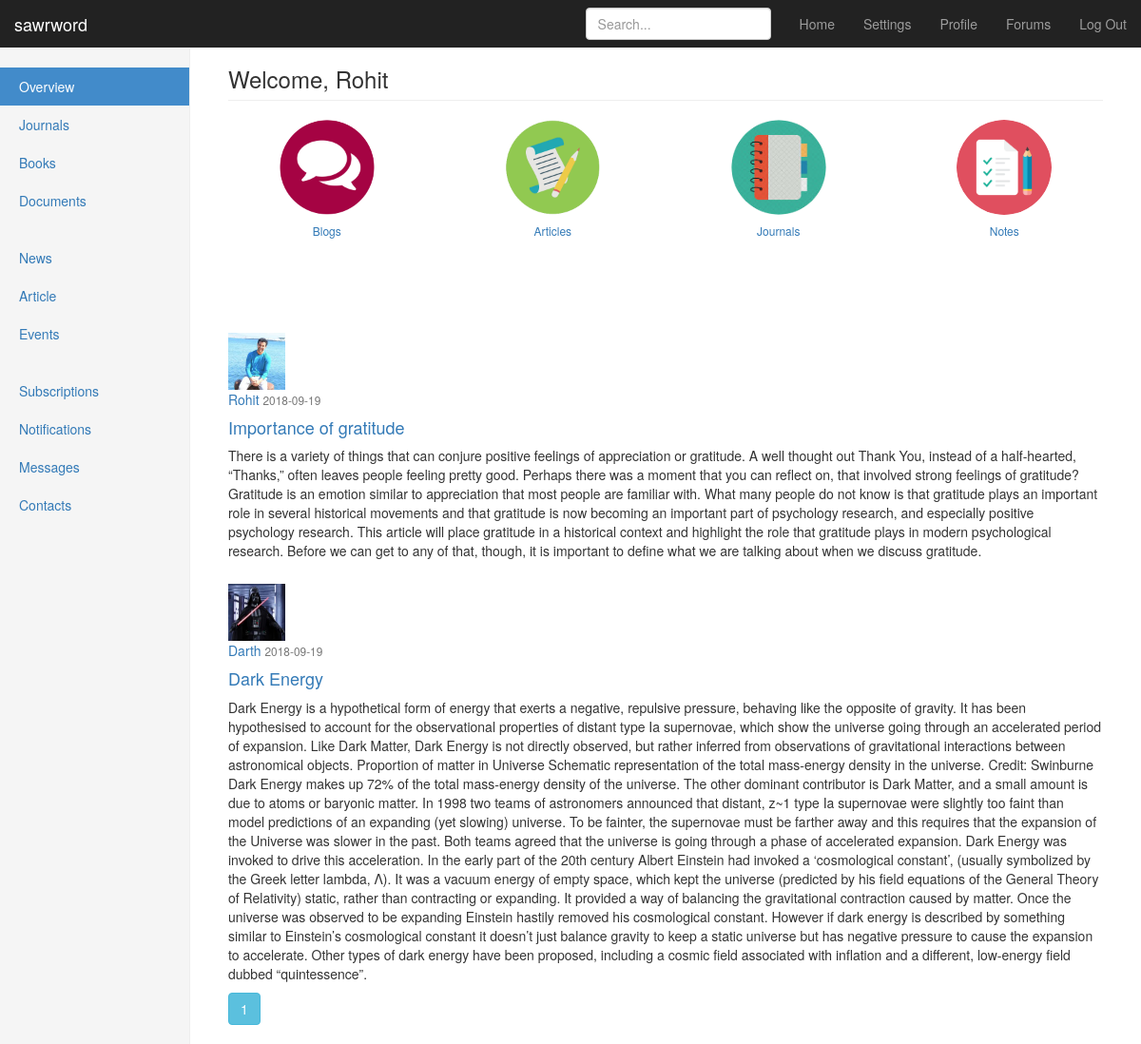
Screenshot of /dash_article (signed in) with the database file from the repository.
### sawrword/models.py (models this page shows, shortened)
class User(UserMixin, db.Model):
	id = db.Column(db.Integer, primary_key=True)
	firstname = db.Column(db.String(20))
	lastname = db.Column(db.String(20))
	username = db.Column(db.String(50), unique=True)
	image_file = db.Column(db.String(20), nullable=False, default='default.jpg')
	email = db.Column(db.String(50), unique=True)
	password = db.Column(db.String(80))
	posts = db.relationship('Post', backref='author', lazy=True)
	articles = db.relationship('Article', backref='author', lazy=True)
	journals = db.relationship('Journal', backref='author', lazy=True)
	notes  = db.relationship('Note', backref='author', lazy=True)
	subscriptions = db.relationship('Subscription', backref='author', lazy=True)

class Article(UserMixin, db.Model):
	id = db.Column(db.Integer, primary_key=True)
	title = db.Column(db.String(100), nullable=False)
	date_posted = db.Column(db.DateTime, nullable=False, default=datetime.utcnow)
	content = db.Column(db.Text, nullable=False)
	user_id = db.Column(db.Integer, db.ForeignKey('user.id'), nullable=False)

### sawrword/routes.py (the view)
@app.route('/dash_article')
@login_required
def dash_article():
	page = request.args.get('page', 1, type=int)
	articles= Article.query.order_by(Article.date_posted.desc()).paginate(page=page, per_page=5)
	img_file = url_for('static', filename='display_pics/' + current_user.image_file)
	return render_template('dash_article.html', name=current_user.firstname, image_file=img_file, articles=articles)

### sawrword/routes.py (called while the page is built)
@login_manager.user_loader
def load_user(user_id):
	return User.query.get(int(user_id))

### sawrword/templates/dash_article.html (shortened to what this page needs)
{% extends "bootstrap/base.html" %}
{% block styles %}
{{super()}}
<link rel="stylesheet" href="{{url_for('.static', filename='dashboard.css')}}">
{% endblock %}
{% block content %}
    <nav class="navbar navbar-inverse navbar-fixed-top">
      <div class="container-fluid">
        <div class="navbar-header">
          <a class="navbar-brand" href="{{ url_for('index') }}">sawrword</a>
        </div>
        <div id="navbar" class="navbar-collapse collapse">
          <ul class="nav navbar-nav navbar-right">
            <li><a href="{{ url_for('dashboard') }}">Home</a></li>
            <li><a href="#">Settings</a></li>
            <li><a href="{{ url_for('profile') }}">Profile</a></li>
            <li><a href="#">Forums</a></li>
            <li><a href="{{ url_for('logout') }}">Log Out</a></li>
          </ul>
          <form class="navbar-form navbar-right">
            <input type="text" class="form-control" placeholder="Search...">
          </form>
        </div>
      </div>
    </nav>
    <div class="container-fluid">
      <div class="row">
        <div class="col-sm-3 col-md-2 sidebar">
          <ul class="nav nav-sidebar">
            <li class="active"><a href="#">Overview <span class="sr-only">(current)</span></a></li>
            <li><a href="#">Journals</a></li>
            <li><a href="#">Books</a></li>
            <li><a href="#">Documents</a></li>
          </ul>
          <ul class="nav nav-sidebar">
            <li><a href="">News</a></li>
            <li><a href="">Article</a></li>
            <li><a href="">Events</a></li>
          </ul>
          <ul class="nav nav-sidebar">
            <li><a href="">Subscriptions</a></li>
            <li><a href="">Notifications</a></li>
            <li><a href="">Messages</a></li>
            <li><a href="">Contacts</a></li>
          </ul>
        </div>
        <div class="col-sm-9 col-sm-offset-3 col-md-10 col-md-offset-2 main">
          <h3 class="page-header">Welcome, {{ name }}</h3>
          <div class="row placeholders">
            <div class="col-xs-6 col-sm-3 placeholder">
              <img src="static/icons/dashblog.jpg" width="100" height="100" class="img-responsive" alt="Generic placeholder thumbnail">
              <a href={{ url_for('dash_blog') }}><h6>Blogs</h6></a>
            </div>
            <div class="col-xs-6 col-sm-3 placeholder">
              <img src="static/icons/dasharticle.jpg" width="100" height="100" class="img-responsive" alt="Generic placeholder thumbnail">
              <a href={{ url_for('dash_article') }}><h6>Articles</h6></a>
            </div>
            <div class="col-xs-6 col-sm-3 placeholder">
              <img src="static/icons/dashjournal.jpg" width="100" height="100" class="img-responsive" alt="Generic placeholder thumbnail">
              <a><h6>Journals</h6></a>
            </div>
            <div class="col-xs-6 col-sm-3 placeholder">
              <img src="static/icons/dashnotes.jpg" width="100" height="100" class="img-responsive" alt="Generic placeholder thumbnail">
              <a><h6>Notes</h6></a>
            </div>
          </div>
        </div>
         <div class="col-sm-9 col-sm-offset-3 col-md-10 col-md-offset-2 main">
          {% for article in articles.items %}
        <article class="media content-section">
          <img class="rounded-circle article-img" src="{{ url_for('static', filename='display_pics/' + article.author.image_file) }}" width="60" height="60">
          <div class="media-body">
            <div class="article-metadata">
              <a class="mr-2" href="{{ url_for('user_post', username=article.author.firstname)}}">{{ article.author.firstname}}</a>
              <small class="text-muted">{{ article.date_posted.strftime('%Y-%m-%d') }}</small>
            </div>
            <h4><a class="article-title" href="{{ url_for('article',article_id=article.id) }}">{{ article.title }}</a></h4>
            <p class="article-content">{{ article.content }}</p>
          </div>
        </article>
       {% endfor %}
          {% for page_num in articles.iter_pages(left_edge=1, right_edge=1, left_current=1, right_current=2) %}
      {% if page_num %}
        {% if articles.page == page_num %}
          <a class="btn btn-info mb-4" href="{{ url_for('article_home', page=page_num) }}">{{ page_num }}</a>
        {% else %}
          <a class="btn btn-outline-info mb-4" href="{{ url_for('article_home', page=page_num) }}">{{ page_num }}</a>
        {% endif %}
      {% else %}
        ...
      {% endif %}
    {% endfor %}
         <body>
      </div>
    </div>
{% endblock %}

### sawrword/static/dashboard.css (style rules this page uses)
body { padding-top: 50px; }
.navbar-fixed-top { border: 0; }
.sidebar { display: none; }
@media (min-width: 768px) { .sidebar { position: fixed; top: 51px; bottom: 0; left: 0; z-index: 1000; display: block; padding: 20px; overflow-x: hidden; overflow-y: auto; background-color: #f5f5f5; border-right: 1px solid #eee; } }
.nav-sidebar { margin-right: -21px; margin-bottom: 20px; margin-left: -20px; }
.nav-sidebar > li > a { padding-right: 20px; padding-left: 20px; }
.nav-sidebar > .active > a, .nav-sidebar > .active > a:hover, .nav-sidebar > .active > a:focus { color: #fff; background-color: #428bca; }
.main { padding: 20px; }
@media (min-width: 768px) { .main { padding-right: 40px; padding-left: 40px; } }
.main .page-header { margin-top: 0; }
.placeholders { margin-bottom: 30px; text-align: center; }
.placeholder { margin-bottom: 20px; }
.placeholder img { display: inline-block; border-radius: 50%; }

### rows the page displays
User: firstname "Rohit"
Article: image_file (picture), author.firstname "Rohit", date_posted "2018-09-19", title "Importance of gratitude", content "There is a variety of things that can conjure positive feelings of appreciation or gratitude. A well thought out Thank You, instead of a half-hearted, “Thanks,” often leaves people feeling pretty good. Perhaps there was a moment that you can reflect on, that involved strong feelings of gratitude? Gratitude is an emotion similar to appreciation that most people are familiar with. What many people do not know is that gratitude plays an important role in several historical movements and that gratitude is now becoming an important part of psychology research, and especially positive psychology research. This article will place gratitude in a historical context and highlight the role that…"
Article: image_file (picture), author.firstname "Darth", date_posted "2018-09-19", title "Dark Energy", content "Dark Energy is a hypothetical form of energy that exerts a negative, repulsive pressure, behaving like the opposite of gravity. It has been hypothesised to account for the observational properties of distant type Ia supernovae, which show the universe going through an accelerated period of expansion. Like Dark Matter, Dark Energy is not directly observed, but rather inferred from observations of gravitational interactions between astronomical objects. Proportion of matter in Universe Schematic representation of the total mass-energy density in the universe. Credit: Swinburne Dark Energy makes up 72% of the total mass-energy density of the universe. The other dominant contributor is Dark…"

### other values shown
{{ page_num }} "1"
